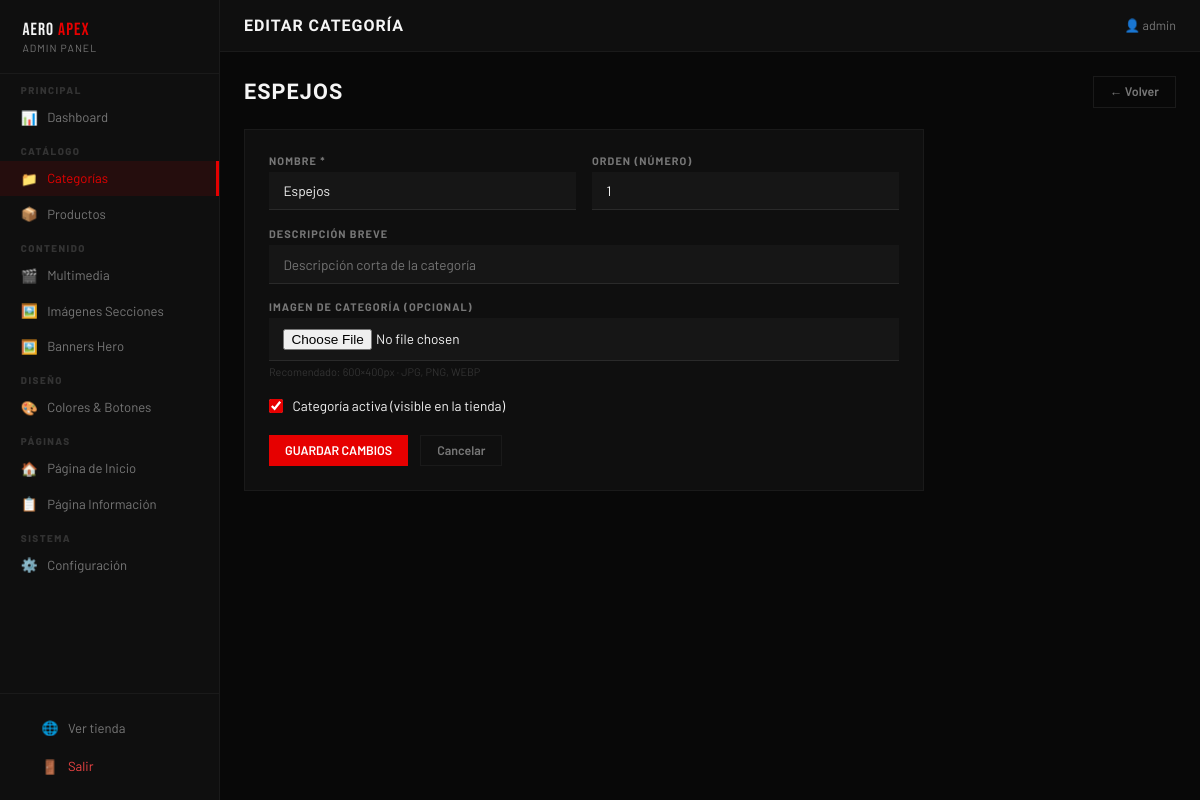
The app's page /admin/categorias/editar/1 (signed in) with its own data.
### app.py (models this page shows)
class Categoria(db.Model):
    id          = db.Column(db.Integer, primary_key=True)
    nombre      = db.Column(db.String(80), nullable=False)
    slug        = db.Column(db.String(80), unique=True)
    descripcion = db.Column(db.String(300), default='')
    imagen      = db.Column(db.String(200), default='')
    icono       = db.Column(db.String(10),  default='🏍️')
    orden       = db.Column(db.Integer,     default=0)
    activa      = db.Column(db.Boolean,     default=True)
    productos   = db.relationship('Producto', backref='cat_rel', lazy=True)

### app.py (the view, shortened to what this page needs)
@app.route('/admin/categorias/<action>', methods=['GET','POST'], defaults={'cid':0})
@app.route('/admin/categorias/<action>/<int:cid>', methods=['GET','POST'])
@login_req
def adm_cat(action, cid):
    cat = Categoria.query.get(cid) if cid else None
    return render_template('admin/form_cat.html', cat=cat, action=action)

### app.py (called while the page is built)
def gcfg(k, default=''):
    c = Config.query.filter_by(clave=k).first()
    return c.valor if c else default

def login_req(f):
    @wraps(f)
    def d(*a,**kw):
        if not session.get('admin'): return redirect(url_for('admin_login'))
        return f(*a,**kw)
    return d

@app.context_processor
def ctx():
    cats   = Categoria.query.filter_by(activa=True).order_by(Categoria.orden).all()
    wsp    = gcfg('whatsapp', WHATSAPP)
    ann    = gcfg('ann', '🏍️ ENVÍOS GRATIS EN BOGOTÁ · ACCESORIOS PREMIUM PARA TU MOTO')
    slides = BannerSlide.query.filter_by(activo=True).order_by(BannerSlide.orden).all()
    get_sec = lambda k: (SeccionImagen.query.filter_by(seccion=k).first() or type('',(),{'imagen':''})()).imagen
    return dict(nav_cats=cats, WHATSAPP=wsp, ANN=ann, slides=slides, gcfg=gcfg, get_sec=get_sec)

### templates/admin/form_cat.html (shortened to what this page needs)
{% extends 'admin/base_admin.html' %}
{% block page_title %}{% if cat %}Editar Categoría{% else %}Nueva Categoría{% endif %}{% endblock %}
{% block content %}
<div class="page-head"><h1>{% if cat %}{{ cat.nombre }}{% else %}Nueva Categoría{% endif %}</h1><a href="/admin/categorias" class="btn btn-ghost">← Volver</a></div>
<div class="form-card">
  <form method="POST" enctype="multipart/form-data">
    <div class="form-grid" style="margin-bottom:1rem">
      <div class="field"><label>Nombre *</label><input name="nombre" required value="{{ cat.nombre if cat else '' }}" placeholder="Ej: Espejos"/></div>
      <div class="field"><label>Orden (número)</label><input name="orden" type="number" value="{{ cat.orden if cat else 0 }}" min="0"/></div>
    </div>
    <div class="field" style="margin-bottom:1rem">
      <label>Descripción breve</label>
      <input name="descripcion" value="{{ cat.descripcion if cat else '' }}" placeholder="Descripción corta de la categoría"/>
    </div>
    <div class="field" style="margin-bottom:1.2rem">
      <label>Imagen de categoría (opcional)</label>
      <input name="imagen" type="file" accept="image/*"/>
      <div class="hint">Recomendado: 600×400px · JPG, PNG, WEBP{% if cat and cat.imagen %} · <span style="color:var(--success)">✓ Imagen actual cargada</span>{% endif %}</div>
    </div>
    <label class="check-row" style="margin-bottom:1.3rem">
      <input type="checkbox" name="activa" {% if not cat or cat.activa %}checked{% endif %}/> Categoría activa (visible en la tienda)
    </label>
    <div class="form-actions">
      <button type="submit" class="btn btn-red">{% if cat %}GUARDAR CAMBIOS{% else %}CREAR CATEGORÍA{% endif %}</button>
      <a href="/admin/categorias" class="btn btn-ghost">Cancelar</a>
    </div>
  </form>
</div>
{% endblock %}

### templates/admin/base_admin.html (style rules this page uses)
:root { --bg:#080808;--bg2:#0f0f0f;--bg3:#161616;--bg4:#1e1e1e;--red:#e60000;--red2:#b30000;--white:#f5f5f5;--gray:#777;--gray2:#333;--border:#1a1a1a;--success:#22c55e;--warning:#f59e0b;--danger:#ef4444;--gold:#c8a84b;--sb:220px;--font-d:'Bebas Neue',sans-serif;--font-h:'Barlow Condensed',sans-serif;--font:'Barlow',sans-serif }
* { box-sizing:border-box;margin:0;padding:0 }
body { font-family:var(--font);background:var(--bg);color:var(--white);display:flex;min-height:100vh }
a { color:inherit;text-decoration:none }
h1,h2,h3,h4 { font-family:var(--font-h) }
.btn { display:inline-flex;align-items:center;gap:.4rem;padding:.46rem 1rem;font-family:var(--font);font-weight:600;font-size:.78rem;cursor:pointer;border:none;transition:.15s;text-decoration:none }
.btn-red { background:var(--red);color:white }
.btn-ghost { background:transparent;color:var(--gray);border:1px solid var(--border) }
.form-grid { display:grid;grid-template-columns:1fr 1fr;gap:1rem }
.field { margin-bottom:.05rem }
.field label { display:block;font-size:.68rem;font-weight:700;color:var(--gray);text-transform:uppercase;letter-spacing:.1em;margin-bottom:.32rem }
.field input,.field textarea,.field select { width:100%;padding:.65rem .9rem;background:var(--bg3);border:1px solid var(--border);border-top:none;border-left:none;border-right:none;border-bottom:1px solid #2a2a2a;color:var(--white);font-family:var(--font);font-size:.85rem;outline:none;transition:.2s }
.field .hint { font-size:.68rem;color:var(--gray2);margin-top:.25rem }
.check-row { display:flex;align-items:center;gap:.6rem;font-size:.85rem;cursor:pointer }
.check-row input { accent-color:var(--red);width:14px;height:14px }
.form-actions { display:flex;gap:.75rem;margin-top:1.3rem }
.page-head { display:flex;align-items:center;justify-content:space-between;margin-bottom:1.3rem }
.page-head h1 { font-family:var(--font-h);font-size:1.35rem;font-weight:900;text-transform:uppercase;letter-spacing:.05em }
.form-card { background:var(--bg2);border:1px solid var(--border);padding:1.5rem;max-width:680px;margin-bottom:1.5rem }

### records on screen
Categoria: nombre "ESPEJOS", nombre "Espejos", orden "1", activa "☑"

### other values on screen
{{ session.get('admin_u','Admin') }} "admin"
